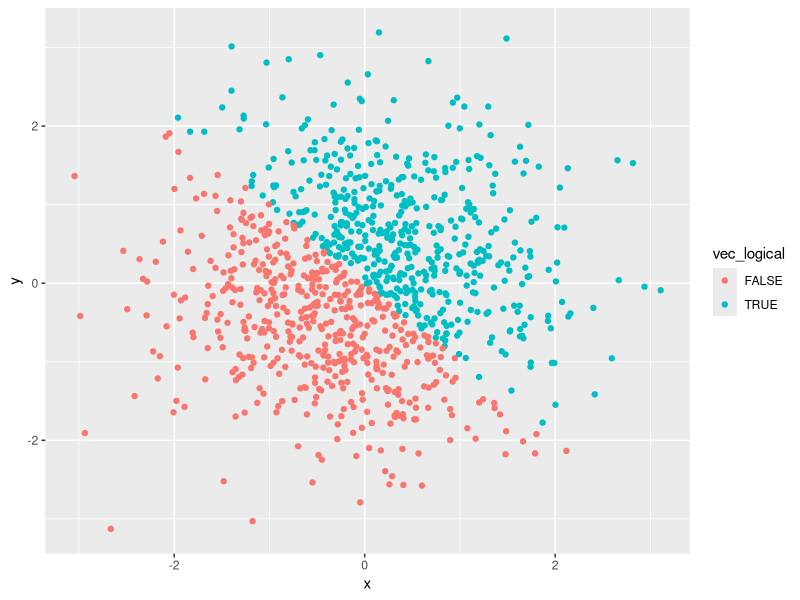
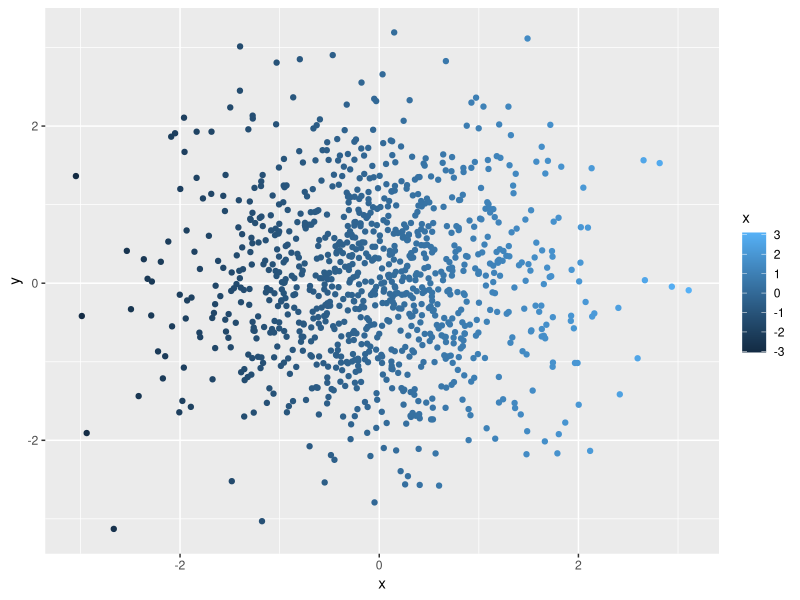
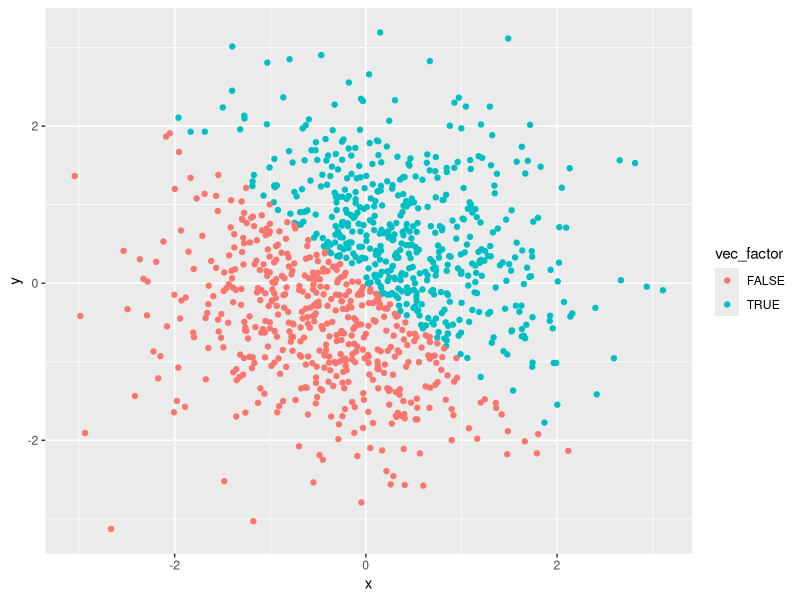
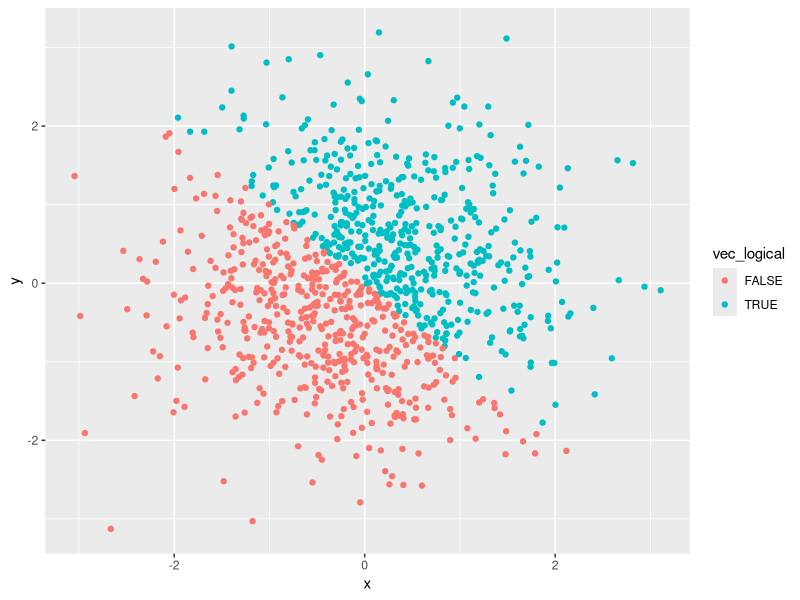

Recreate these plots in R, in order.
## ---- chunk 1
library(tidyverse)
## ---- chunk 2
set.seed(2)

problem_1_df = tibble(
  vec_numeric = runif(10, max = 5, min = 0),
  vec_char = c("a", "b", "c", "d", "e", "f", "g", "h", "i", "j"),
  vec_logical = c(vec_numeric > 2),
  vec_factor = factor(c("knicks", "raptors", "nets", "celtics", "sixers", "cavaliers", "bulls", "pacers", "pistons", "bucks"))
)
## ---- chunk 3
##Converting Variables from one type to another 

as.numeric(problem_1_df$vec_char)

as.numeric(problem_1_df$vec_logical)

as.numeric(problem_1_df$vec_factor)
## ---- chunk 4
as.factor(problem_1_df$vec_char)
as.numeric(as.factor(problem_1_df$vec_char))
## ---- chunk 5
as.character(problem_1_df$vec_factor)
as.numeric(as.character(problem_1_df$vec_factor))
## ---- chunk 6
set.seed(12)

problem_2_df = tibble(
  x = rnorm(1000),
  y = rnorm(1000),
  vec_logical = (x + y > 0),
  vec_numeric = (as.numeric(vec_logical)),
  vec_factor = (as.factor(vec_logical))
)
## ---- chunk 7
ggplot(problem_2_df, aes(x = x, y = y, color = vec_logical)) + geom_point()
## ---- chunk 8
ggsave("./Hw1Prob2Plot.jpeg")
## ---- chunk 9
ggplot(problem_2_df, aes(x = x, y = y, color = x, color = y)) + geom_point()
## ---- chunk 10
ggplot(problem_2_df, aes(x = x, y = y, color = vec_factor)) + geom_point()
